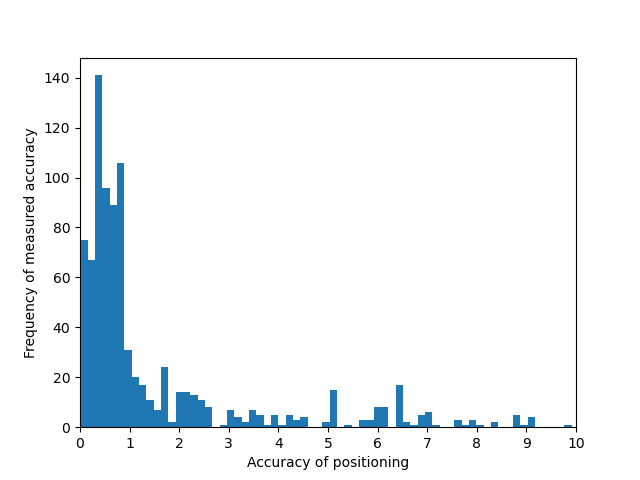

Python code for this plot:
import pandas as pd
from pandas import DataFrame as df
import matplotlib.pyplot as plt
import numpy as np

accuracy = pd.read_csv('/home/pi/Downloads/AOA-Localization/raspberry-pi/measurements/accuracy.csv')['accuracy'].values

filtered_accuracy = []

for acc in accuracy:
    if np.isfinite(acc) and acc < 50:
        filtered_accuracy.append(acc)

plt.hist(filtered_accuracy, bins=150)
plt.xlim((0,10))
xticks = np.arange(0, 10.5, 1)
plt.xticks(xticks)
plt.xlabel('Accuracy of positioning')
plt.ylabel('Frequency of measured accuracy')
plt.savefig('/home/pi/Downloads/AOA-Localization/raspberry-pi/documentation/accuracy_distribution.png')